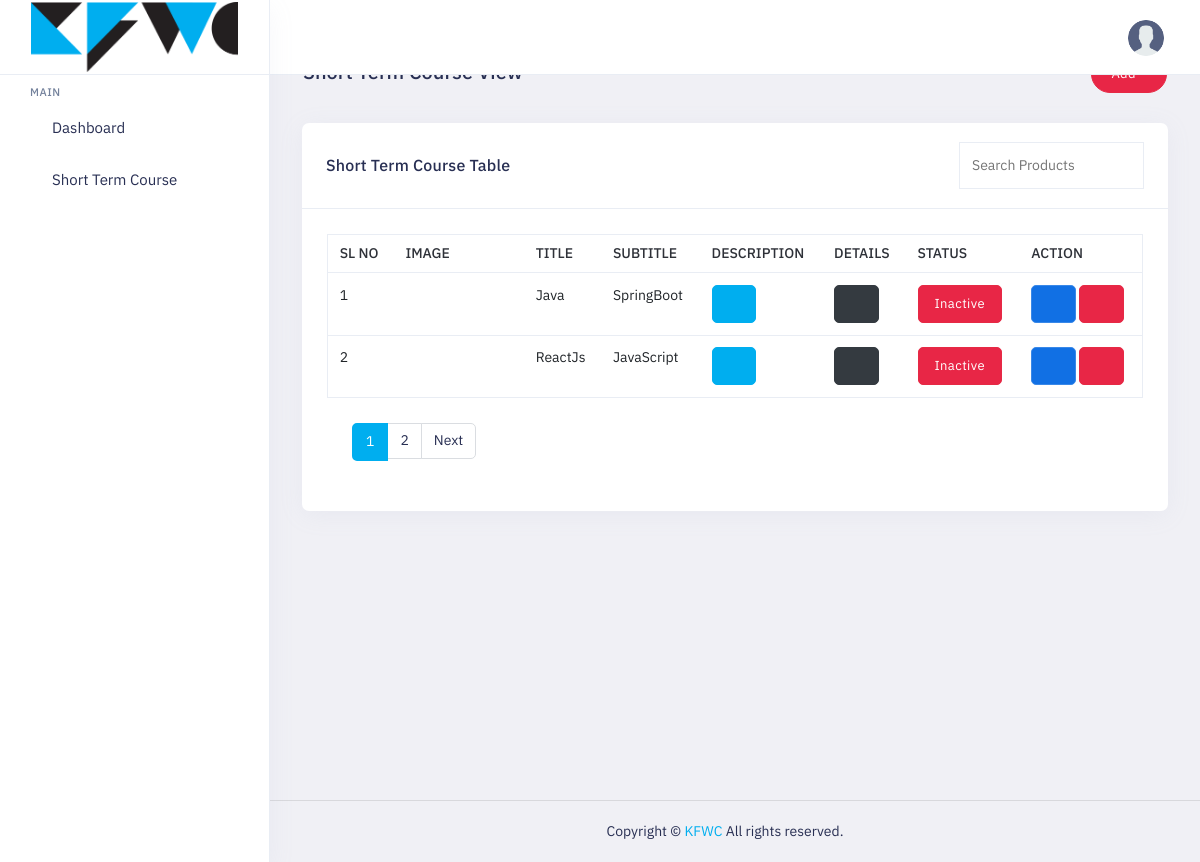
Screenshot of /course/list/ (signed in) with the database file from the repository.
### courses/models.py (models this page shows, shortened)
class Courses(models.Model):
    title = models.CharField(max_length=50, unique=True)
    subtitle = models.CharField(max_length=50, unique=True)
    image = models.ImageField(upload_to='courses')
    description = models.TextField()
    is_available = models.BooleanField(default=False)
    amounts = models.ManyToManyField("Amount")

### courses/views.py (the view)
# urls.py: path('list/', list_courses,name='list'),
@login_required(login_url='login')
def list_courses(request):
    page_obj = None
    try:
        courses = Courses.objects.all().order_by('-id')
        paginator = Paginator(courses, 2)
        page_number = request.GET.get('page')
        page_obj = paginator.get_page(page_number)
        context = {
            'courses': page_obj
        }
    except Exception as e:
        pass
    return render(request, 'courses/courses_list.html', context)

### templates/courses/courses_list.html (shortened to what this page needs)
{% extends "includes/header.html" %}
{% load static %}
{% block content %}
<div class="page">
    <div class="main-content app-content mt-0">
        <div class="side-app">
            <div class="main-container container-fluid">
                <div class="page-header">
                    <h1 class="page-title">Short Term Course View</h1>
                    <a href="{% url "add-course" %}" class="btn btn-danger btn-pill">Add</a>
                </div>
                <div class="row">
                    <div class="col-xl-12">
                        <div class="card">
                            <div class="card-header d-flex justify-content-between">
                                <h3 class="card-title">Short Term Course Table</h3>
                                <input type="text" class="border" id="search-input" placeholder="Search Products">
                            </div>
                            <div class="card-body">
                                <div class="table-responsive">
                                    <div class="table-responsive">
                                        <table class="table border text-nowrap text-md-nowrap table-hover mb-0">
                                            <thead>
                                                <tr>
                                                    <th>Sl No</th>
                                                    <th>Image</th>
                                                    <th>Title</th>
                                                    <th>Subtitle</th>
                                                    <th>Description</th>
                                                    <th>Details</th>
                                                    <th>Status</th>
                                                    <th>Action</th>
                                                </tr>
                                            </thead>
                                            <tbody id="search-results-table">
                                                {% for course in courses  %}
                                                <tr>
                                                    <td>{{forloop.counter}}</td>
                                                    <td>
                                                    <td>{{course.title}}</td>
                                                    <td>{{course.subtitle}}</td>
                                                    <td>
                                                        <a class="btn btn-primary" data-bs-toggle="modal"
                                                            data-bs-target="#description">
                                                            <i class="side-menu__icon fe fe-eye text-white"></i>
                                                        </a>
                                                    </td>
                                                    <td>
                                                        <a class="btn btn-dark" data-bs-toggle="modal"
                                                            data-bs-target="#crsdetail">
                                                            <i class="side-menu__icon fe fe-list text-white"></i>
                                                        </a>
                                                    </td>
                                                    <td>
                                                        {% if course.is_available %}
                                                        <a href="{% url "update-status" course.id %}"><span class="btn btn-success">Active</span></a>
                                                        {% else %}
                                                        <a href="{% url "update-status" course.id %}"> <span class="btn btn-danger">Inactive</span></a>
                                                        {% endif %}
                                                    </td>
                                                    <td>
                                                        <a class="btn btn-info" href="{% url "edit-course" course.id %}">
                                                            <i class="side-menu__icon fe fe-edit"></i>
                                                        </a>
                                                        <a class="btn btn-danger" data-bs-toggle="modal"
                                                            data-bs-target="#modaldemo5">
                                                            <i class="side-menu__icon fe fe-trash text-white"></i>
                                                        </a>
                                                    </td>
                                                </tr>
                                                {% endfor %}
                                            </tbody>
                                        </table>
                                    </div>
                                    <div class="card-body">
                                        {% if courses.has_other_pages %}
                                            <ul class="pagination">
                                                {% for i in courses.paginator.page_range %}
                                                {% if courses.number == i %}
                                                    <li class="page-item active"><a class="page-link" href="">{{i}}</a></li>
                                                {% else %}
                                                    <li class="page-item"><a class="page-link" href="?page={{i}}">{{i}}</a></li>
                                                {% endif %}
                                                {% endfor %}
                                                {% if courses.has_next %}
                                                    <li class="page-item page-next">
                                                        <a class="page-link" href="?page={{courses.next_page_number}}">Next</a>
                                                    </li>
                                                {% endif %}
                                            </ul>
                                        {% endif %}
                                    </div>
                                </div>
                            </div>
                        </div>
                    </div>
                </div>
            </div>
        </div>
    </div>
</div>
{% endblock content %}

### static/assets/colors/color1.css (style rules this page uses)
a { color: var(--primary-bg-color); }
.btn-primary { color: #fff !important; background: var(--primary-bg-color) !important; border-color: var(--primary-bg-color) !important; }
.page-item.active .page-link { color: #fff; background-color: var(--primary-bg-color); border-color: var(--primary-bg-color); }

### static/assets/css/style-custom.css (style rules this page uses)
.page-item.active .page-link { background: #00aeef !important; border: 2px solid #00aeef !important; }

### rows the page displays
Courses: title "Java", subtitle "SpringBoot", is_available "Inactive"
Courses: title "ReactJs", subtitle "JavaScript", is_available "Inactive"

### other values shown
{{ i }} "1"
{{ i }} "2"
